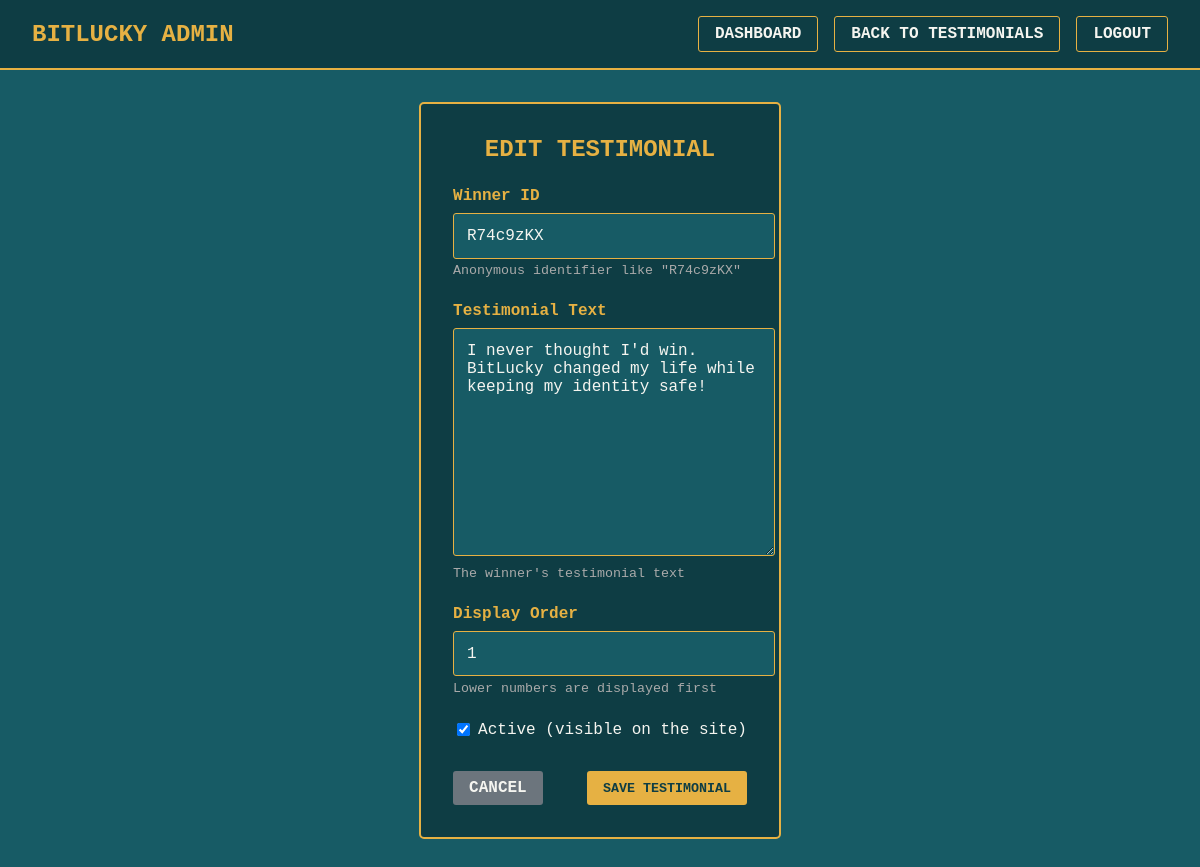
The app's page /eng/testimonials/edit/1 (signed in) with its own data.
### models.py (models this page shows)
class Testimonial(db.Model):
    id = db.Column(db.Integer, primary_key=True)
    winner_id = db.Column(db.String(64), nullable=False)  # Anonymous ID like "R74c9zKX"
    testimonial_text = db.Column(db.Text, nullable=False)  # The winner's testimonial
    order = db.Column(db.Integer, default=0)  # For ordering the testimonials
    is_active = db.Column(db.Boolean, default=True)  # To enable/disable testimonials
    created_at = db.Column(db.DateTime, default=datetime.utcnow)

### app.py (the view, shortened to what this page needs)
@app.route('/eng/testimonials/edit/<int:testimonial_id>', methods=['GET', 'POST'])
@admin_required
def admin_testimonial_edit(testimonial_id):
    testimonial = Testimonial.query.get_or_404(testimonial_id)
    return render_template('admin/testimonial_edit.html',
                          testimonial=testimonial,
                          is_add=False)

### app.py (called while the page is built)
def admin_required(f):
    @wraps(f)
    def decorated_function(*args, **kwargs):
        if 'admin_logged_in' not in session:
            flash('Please log in to access this page.')
            return redirect(url_for('admin_login'))
        return f(*args, **kwargs)
    return decorated_function

### templates/admin/testimonial_edit.html (shortened to what this page needs)
<!DOCTYPE html>
<html lang="en">
<head>
</head>
<body>
    <header>
        <h1>BitLucky Admin</h1>
        <nav>
            <a href="{{ url_for('admin_dashboard') }}">Dashboard</a>
            <a href="{{ url_for('admin_testimonials') }}">Back to Testimonials</a>
            <a href="{{ url_for('admin_logout') }}">Logout</a>
        </nav>
    </header>
    <div class="container">
        <h2>{% if is_add %}Add New{% else %}Edit{% endif %} Testimonial</h2>
        <form action="{{ url_for('admin_testimonial_add') if is_add else url_for('admin_testimonial_edit', testimonial_id=testimonial.id) }}" method="post">
            <div class="form-group">
                <label for="winner_id">Winner ID</label>
                <input type="text" class="form-control" id="winner_id" name="winner_id" value="{{ testimonial.winner_id if testimonial else '' }}" required>
                <small style="display: block; margin-top: 0.3rem; color: #aaa;">Anonymous identifier like "R74c9zKX"</small>
            </div>
            <div class="form-group">
                <label for="testimonial_text">Testimonial Text</label>
                <textarea class="form-control" id="testimonial_text" name="testimonial_text" required>{{ testimonial.testimonial_text if testimonial else '' }}</textarea>
                <small style="display: block; margin-top: 0.3rem; color: #aaa;">The winner's testimonial text</small>
            </div>
            <div class="form-group">
                <label for="order">Display Order</label>
                <input type="number" class="form-control" id="order" name="order" value="{{ testimonial.order if testimonial else next_order }}" min="1" required>
                <small style="display: block; margin-top: 0.3rem; color: #aaa;">Lower numbers are displayed first</small>
            </div>
            <div class="form-check">
                <input type="checkbox" class="form-check-input" id="is_active" name="is_active" {% if testimonial and testimonial.is_active %}checked{% elif is_add %}checked{% endif %}>
                <label for="is_active">Active (visible on the site)</label>
            </div>
            <div class="form-actions">
                <a href="{{ url_for('admin_testimonials') }}" class="btn btn-secondary">Cancel</a>
                <button type="submit" class="btn">Save Testimonial</button>
            </div>
        </form>
    </div>
</body>
</html>

### templates/admin/testimonial_edit.html (style rules this page uses)
body { background-color: #175B65; color: #F5F5F0; font-family: 'Courier New', monospace; margin: 0; padding: 0; display: flex; flex-direction: column; min-height: 100vh; }
header { background-color: #0E3D44; border-bottom: 2px solid #E6B143; padding: 1rem 2rem; display: flex; justify-content: space-between; align-items: center; }
header h1 { color: #E6B143; margin: 0; font-size: 1.5rem; text-transform: uppercase; }
nav { display: flex; gap: 1rem; }
nav a { color: #F5F5F0; text-decoration: none; padding: 0.5rem 1rem; border: 1px solid #E6B143; border-radius: 3px; font-weight: bold; text-transform: uppercase; }
.container { max-width: 800px; margin: 2rem auto; padding: 2rem; background-color: #0E3D44; border: 2px solid #E6B143; border-radius: 5px; flex-grow: 1; }
h2 { color: #E6B143; text-transform: uppercase; margin-top: 0; margin-bottom: 1.5rem; text-align: center; }
.btn { display: inline-block; padding: 0.5rem 1rem; background-color: #E6B143; color: #0E3D44; text-decoration: none; border: none; border-radius: 3px; font-weight: bold; text-transform: uppercase; cursor: pointer; font-family: 'Courier New', monospace; }
.btn-secondary { background-color: #6c757d; color: #F5F5F0; }
.form-group { margin-bottom: 1.5rem; }
.form-group label { display: block; margin-bottom: 0.5rem; color: #E6B143; font-weight: bold; }
.form-control { width: 100%; padding: 0.8rem; background-color: #175B65; border: 1px solid #E6B143; border-radius: 3px; color: #F5F5F0; font-family: 'Courier New', monospace; font-size: 1rem; }
textarea.form-control { min-height: 200px; resize: vertical; }
.form-check { display: flex; align-items: center; margin-bottom: 1rem; }
.form-check-input { margin-right: 0.5rem; }
.form-actions { display: flex; justify-content: space-between; margin-top: 2rem; }

### records on screen
Testimonial: winner_id "R74c9zKX", testimonial_text "I never thought I'd win. BitLucky changed my life while keeping my identity safe!", order "1", is_active "☑"
